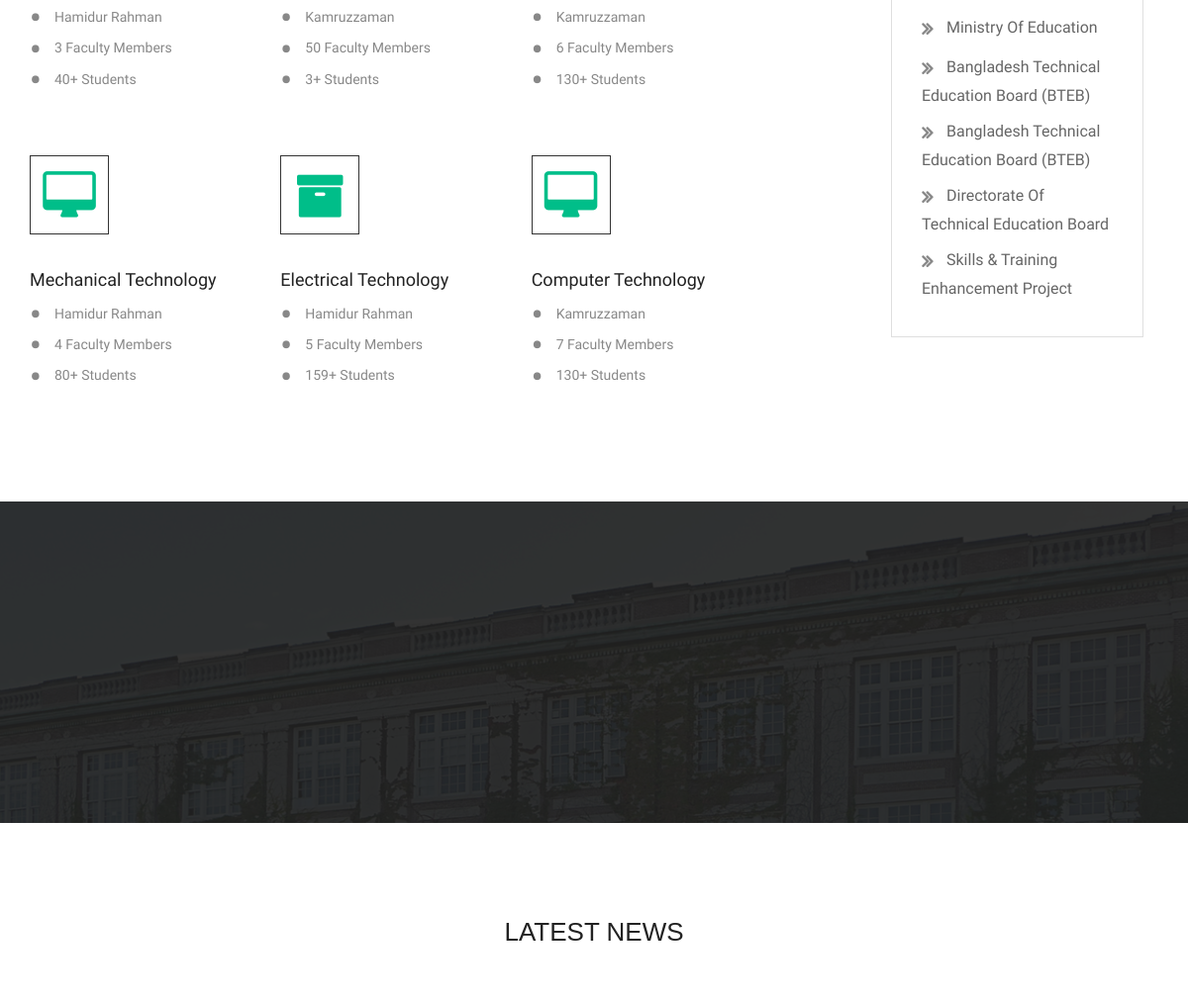
Before: / (middle part) with the older database file.
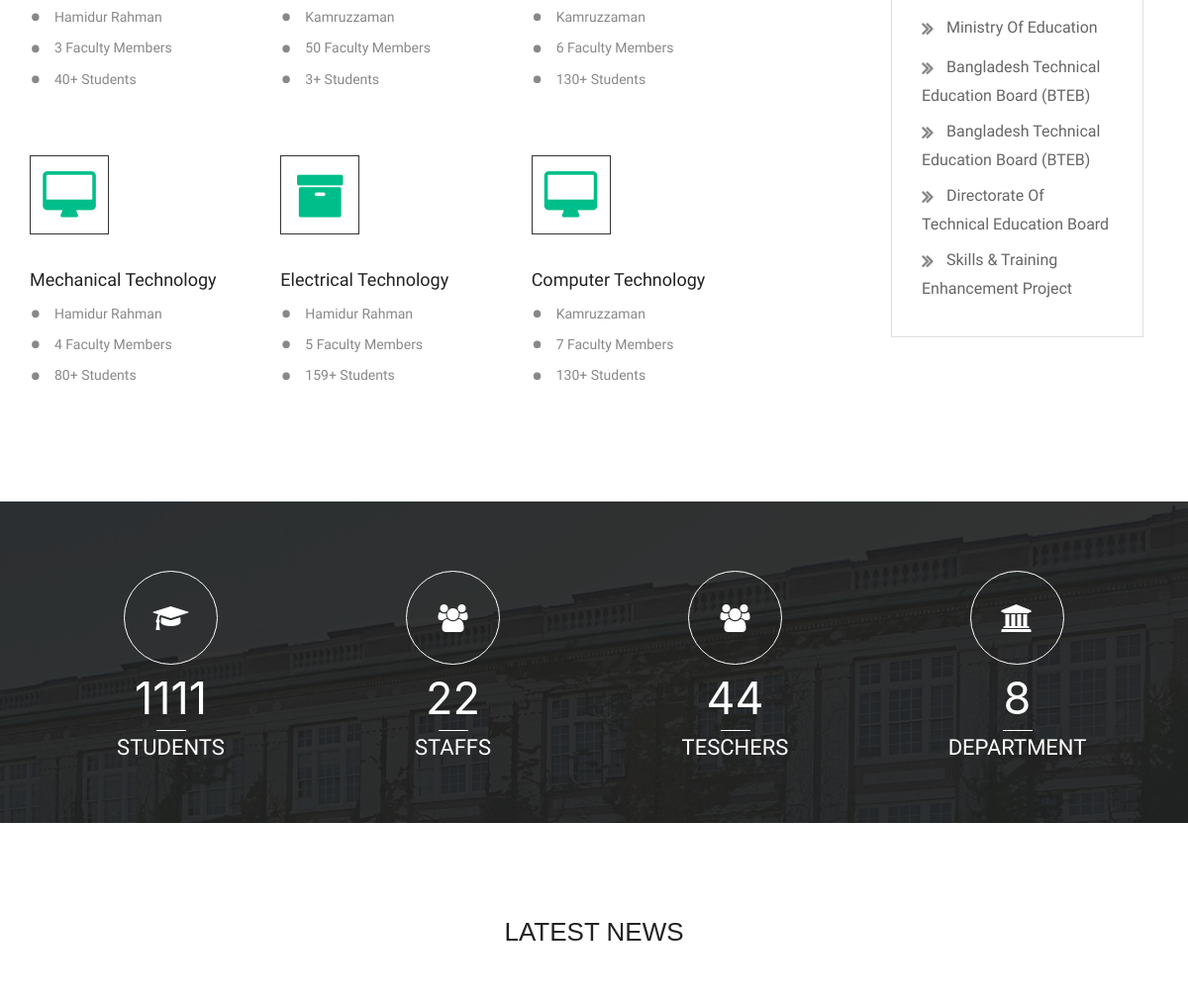
After: the same page with the newer database file.
### tables this page shows
CREATE TABLE `subjects_table` (
  `id` int(11) NOT NULL,
  `technology` varchar(100) NOT NULL,
  `headOf_department` varchar(100) NOT NULL,
  `faculty_members` varchar(100) NOT NULL,
  `total_students` varchar(100) NOT NULL,
  `icon` varchar(100) NOT NULL
);

CREATE TABLE `stats_taable` (
  `id` int(11) NOT NULL,
  `stat_icon` varchar(100) NOT NULL,
  `stat_amount` varchar(100) NOT NULL,
  `stat_name` varchar(100) NOT NULL
);

### libs/Database.php (called while the page is built, shortened)
<?php
class Database{
    public $host   = DB_HOST;
    public $user   = DB_USER;
    public $pass   = DB_PASS;
    public $dbname = DB_NAME;
    public $link;
    public function dbConnect(){
        $this->link = new mysqli($this->host, $this->user, $this->pass, $this->dbname);
    }
    public function readData($query){
        $result = $this->link->query($query) or die($this->link->error.__LINE__);
        if($result->num_rows > 0){
            return $result;
        }
        else {
            return false;
        }
    }
}
?>

### libs/Subjects.php (called while the page is built, shortened)
<?php
 class Subjects{
 	private $db;
 	public function __construct(){
 		$this->db = new Database();
 	}
 	public function getTechnology(){
        $query = "SELECT * FROM subjects_table ORDER BY id DESC LIMIT 6";
        $result = $this->db->readData($query);
        return $result;
    }
 }
 ?>

### libs/Stats.php (called while the page is built, shortened)
<?php
class Stats {
	private $db;
 	public function __construct(){
 		$this->db = new Database();
 	}
    public function getStats(){
        $query = "SELECT * FROM stats_taable ORDER BY id DESC LIMIT 4";
        $result = $this->db->readData($query);
        return $result;
    }
}
?>

### index.php (the view, shortened to what this page needs)
<?php
    $subjects = new Subjects();
    $stats = new Stats();
    $getSub = $subjects->getTechnology();
    $getAllStats = $stats->getStats();
?>
<!DOCTYPE html>
<html lang="en">
<head>
    <link rel="stylesheet" href="css/bootstrap.min.css">
    <link rel="stylesheet" href="css/font-awesome.min.css">
    <link rel="stylesheet" href="css/slick.css">
    <link rel="stylesheet" href="css/style.css">
    <link rel="stylesheet" href="css/responsive.css">
</head>
<body>
    <section id="content">
        <div class="container">
            <div class="row">
                <div class="col-md-8 col-sm-12 col-12">
                    <div class="department row">
                        <?php if (isset($getSub)) {
                            while ($techValue = $getSub->fetch_assoc()) {
                        ?>
                        <div class="col-md-4 col-sm-4 col-6  p-0 dep">
                            <i class="fa fa-<?php echo $techValue['icon']; ?>"></i>
                            <h5><?php echo $techValue['technology']; ?></h5>
                            <ul>
                                <li><?php echo $techValue['headOf_department'] ?></li>
                                <li><?php echo $techValue['faculty_members'] ?> Faculty Members</li>
                                <li><?php echo $techValue['total_students'] ?>+ Students</li>
                            </ul>
                        </div>
                    <?php } } ?>
                    </div>
                </div>
                <div class="col-md-3 col-sm-12 offset-md-1 p-0 col-12" id="narrow">
                    <div class="row m-0">
                        <div class="col-md-12 col-6 col-sm-4">
                            <div class="link">
                                <ul>
                                    <li><a href="#">ministry of education</a></li>
                                    <li><a href="#">bangladesh technical education board <span>(BTEB)</span></a></li>
                                    <li><a href="#">bangladesh technical education board <span>(BTEB)</span></a></li>
                                    <li><a href="#">directorate of technical education board </a></li>
                                    <li><a href="#">skills &amp; Training enhancement project</a></li>
                                </ul>
                            </div>
                        </div>
                    </div>
                </div>
            </div>
        </div>
    </section>
    <section id="counter">
        <div class="count-overlay">
            <div class="container text-center">
                <div class="row">
                <?php foreach ($getAllStats as $getAllStat): ?>
                    <div class="col-md-3 col-6 col-sm-3 county text-center">
                        <i class="fa fa-<?=$getAllStat['stat_icon']?>"></i>
                        <div class="count num"><?=$getAllStat['stat_amount']?></div>
                        <p><?=$getAllStat['stat_name']?></p>
                    </div>
                <?php endforeach ?>
                </div>
            </div>
        </div>
    </section>
    <section id="blog">
        <div class="container">
            <div class="row">
                <div class="col-md-12 col-sm-12 col-12 text-center">
                    <h2>latest news</h2>
                </div>
            </div>
        </div>
    </section>
</body>
</html>

Changed rows visible on the page:
added stats_taable: stat_amount "1111", stat_name "STUDENTS"
added stats_taable: stat_amount "22", stat_name "STAFFS"
added stats_taable: stat_amount "44", stat_name "TESCHERS"
added stats_taable: stat_amount "8", stat_name "DEPARTMENT"
